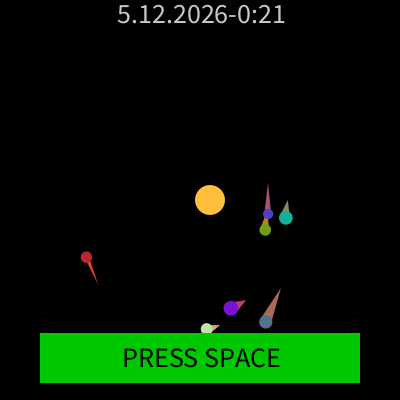
Frame 1 (no input)
Frame 60 (the mouse pressed at the canvas centre just before this capture): identical to frame 1, image omitted
Frame 120 (the mouse held since frame 60 and released just before this capture): identical to frame 1, image omitted

The Processing sketch that drew this single still picture (run headless with seeded random() and noise(); from frame 60 on, the mouse is pressed at the canvas centre):

// Processing sketch: Planeten
// ── Planeten.pde
boolean start = false;

class Planet {
  float radius;
  PVector pos;
  PVector ellipseSize;
  color Color;
  int x;
  float speed;
  
  Planet (int _x, float _radius, float _speed, PVector _ellipseSize, color _Color) {
    x = _x;
    radius = _radius;
    speed = _speed;
    ellipseSize = _ellipseSize;
    pos = new PVector(cos(radians(x)) * ellipseSize.x, sin(radians(x)) * ellipseSize.y);
    Color = _Color;
  }
  
  void blit() {
    fill(lerpColor(color(255, 100, 30), Color, .5));
    beginShape();
    vertex(cos(radians(x-speed*10)) * ellipseSize.x, sin(radians(x-speed*10)) * ellipseSize.y);
    vertex(pos.x+radius/3, pos.y+radius/3);
    vertex(pos.x+radius/3, pos.y-radius/3);
    vertex(pos.x-radius/3, pos.y+radius/3);
    vertex(pos.x-radius/3, pos.y-radius/3);
    endShape(CLOSE);
    fill(Color);
    ellipse(pos.x, pos.y, radius, radius);
  }
  
  void move() {
    x += speed;
    pos.x = cos(radians(x)) * ellipseSize.x;
    pos.y = sin(radians(x)) * ellipseSize.y;
  }
}

Planet[] planets;

void setup() {
  size(400, 400);
  planets = new Planet[8];
  planets[0] = new Planet(0, 30, 1, new PVector(width/40, height/40), color(255, 190, 60));
  for (int i = 1; i<planets.length; i++) {
    float _radius = random(10, 15);
    planets[i] = new Planet(int(random(0, 180)), _radius, random(1, 1.5), new PVector(random(width/6, width/2-_radius), random(height/6, height/2-_radius)), color(random(255), random(255), random(255)));
  }
}

void draw() {
  background(0);
  cursor(ARROW);
  noStroke();
  translate(width / 2, height / 2);
  
  for (int i = 0; i<planets.length; i++) {
    planets[i].blit();
  }
  
  fill(200);
  textAlign(CENTER);
  textSize(28);
  text(
    "" + day() + "." + month() + "." + year() + "-" + hour() + ":" + minute(), 
    0, 
    -height/2.25  
  );
  
  if (start) {
    for (int i = 0; i<planets.length; i++) {
      planets[i].move();
    }
    textSize(20);
    text("+, -, SPACE", -width/2.7, height/2.1);
  }
  
  else {
    fill(0, 200, 0);
    rect(-width/2.5, height/3, width/2.5*2, 50);
    fill(0);
    text("PRESS SPACE", 0, height/2.4);
  }
}

void keyPressed() {
  if (key == '+' && start) {
    for (int i = 0; i<planets.length; i++) {
      planets[i].radius *= 1.5;
      planets[i].ellipseSize.mult(1.5);
    }
  }
  
  else if (key == '-' && start) {
    for (int i = 0; i<planets.length; i++) {
      planets[i].radius /= 1.5;
      planets[i].ellipseSize.mult(1/1.5);
    }
  }
  
  if (key == 32) {
    start = !start;
  }
}
